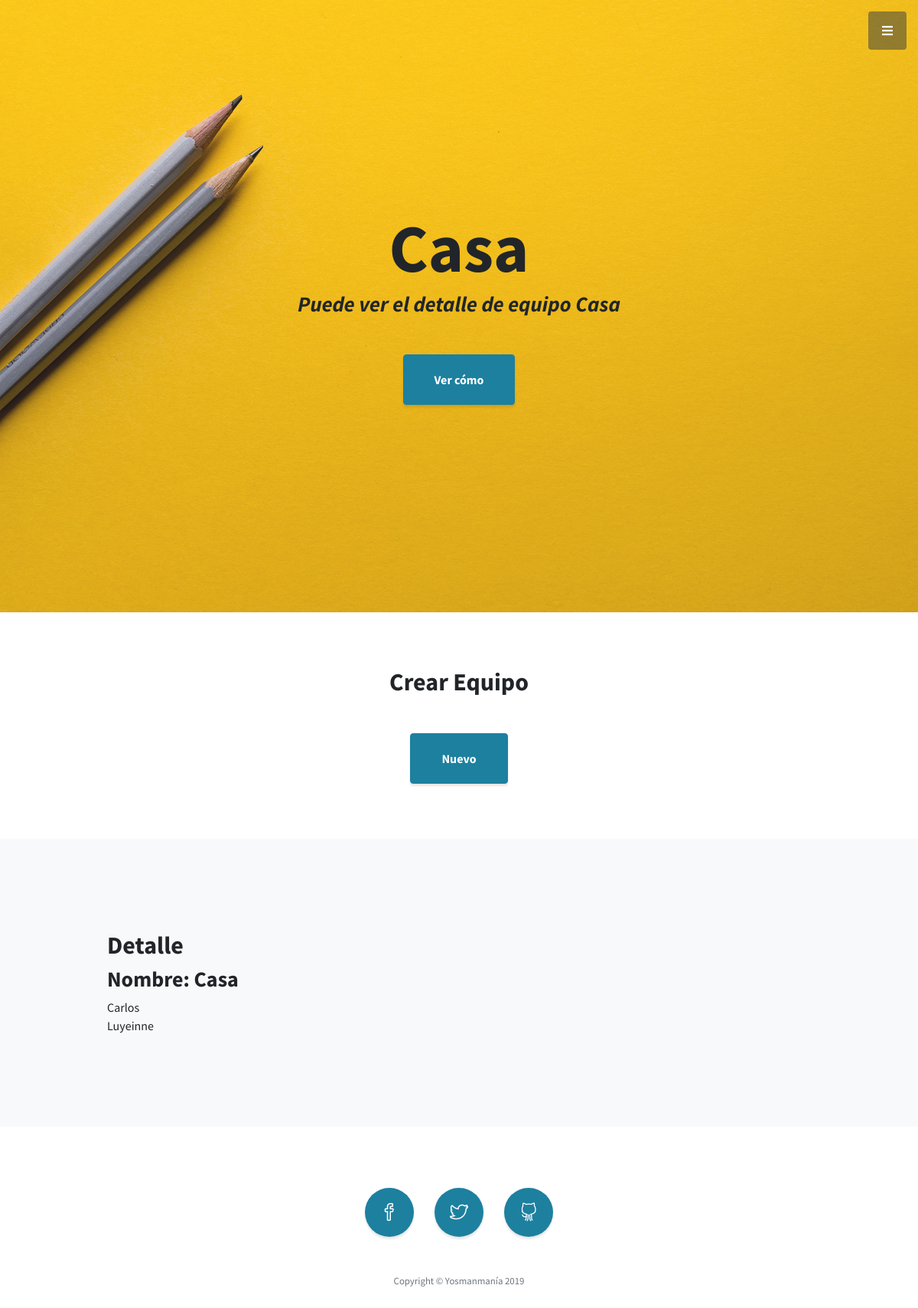
The page /app/team/21/ on the database its author committed.
### app/models.py (models this page shows, shortened)
class Team(models.Model):
    name = models.CharField(
        max_length=200,
        verbose_name='Nombre',
        help_text='Nombre del equipo'
    )
    user = models.ManyToManyField(
        User,
        verbose_name='Usuario',
        help_text='Usuarios que hacen parte del equipo'
    )
    class Meta:
        verbose_name = 'Equipo'
        verbose_name_plural = 'Equipos'

class User(AbstractBaseUser):
    username = models.CharField(
        max_length=200,
        verbose_name='nombre',
        default='name'
    )
    charge = models.CharField(
        max_length=200,
        verbose_name='Cargo',
        default='test'
    )
    salary = models.CharField(
        max_length=200,
        verbose_name='Salario',
    )
    income_date = models.DateField(
        verbose_name='Fecha de ingreso',
        auto_now=False
    )
    email = models.EmailField(
        verbose_name='email address',
        default='email@demo.co'
    )
    is_active = models.BooleanField(
        verbose_name='Estado',
        default=True
    )
    USERNAME_FIELD = 'email'
    REQUIRED_FIELDS = []
    def __str__(self):
        return self.username
    class Meta:
        verbose_name = 'Usuario'
        verbose_name_plural = 'Usuarios'

### app/views.py (the view)
class TeamDetailView(DetailView):
    object = models.Team
    def get_object(self, queryset=None):
        return get_object_or_404(models.Team, id=self.kwargs['pk'])

### app/templates/team_detail.html (shortened to what this page needs)
<!DOCTYPE html>
<html lang="en">
<head>
  <link href="/static/vendor/bootstrap/css/bootstrap.min.css" rel="stylesheet">
  <link href="/static/vendor/fontawesome-free/css/all.min.css" rel="stylesheet" type="text/css">
  <link href="/static/vendor/simple-line-icons/css/simple-line-icons.css" rel="stylesheet">
  <link href="/static/css/stylish-portfolio.min.css" rel="stylesheet">
</head>
{% block foo %}
   {% include "menu.html" %}
{% endblock %}
<body id="page-top">
<header class="masthead d-flex">
    <div class="container text-center my-auto">
      <h1 class="mb-1">{{ object.name }}</h1>
      <h3 class="mb-5">
        <em>Puede ver el detalle de equipo {{ object.name }}</em>
      </h3>
      <a class="btn btn-primary btn-xl js-scroll-trigger" href="#about">Ver cómo</a>
    </div>
</header>
  <section >
    <br>
    <br>
    <br>
    <div class="container text-center">
      <h2 class="mx-auto mb-5">Crear Equipo</h2>
      <a class="btn btn-primary btn-xl" href="/app/team_create/">Nuevo</a>
    </div>
    <br>
    <br>
    <br>
  </section>
  <section class="content-section bg-light" id="about">
    <div class="container">
      <div class="row">
        <div class="col-lg-10 mx-auto">
          <h2>Detalle</h2>
            <h3>Nombre: {{ object.name }}</h3>
            {% for user in object.user.all %}
                {{ user }} <br>
            {% endfor %}
        </div>
      </div>
    </div>
  </section>
  <footer class="footer text-center">
    <div class="container">
      <ul class="list-inline mb-5">
        <li class="list-inline-item">
          <a class="social-link rounded-circle text-white mr-3" href="#">
            <i class="icon-social-facebook"></i>
          </a>
        </li>
        <li class="list-inline-item">
          <a class="social-link rounded-circle text-white mr-3" href="#">
            <i class="icon-social-twitter"></i>
          </a>
        </li>
        <li class="list-inline-item">
          <a class="social-link rounded-circle text-white" href="#">
            <i class="icon-social-github"></i>
          </a>
        </li>
      </ul>
      <p class="text-muted small mb-0">Copyright &copy; Yosmanmanía 2019</p>
    </div>
  </footer>
</body>
</html>

### rows shown on the page
Team: name "Casa"
User: username "Carlos"
User: username "Luyeinne"
